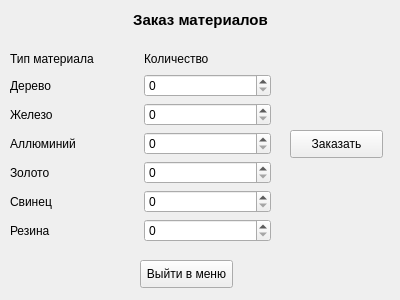
<?xml version="1.0" encoding="UTF-8"?>
<ui version="4.0">
 <class>ZakazWindow</class>
 <widget class="QWidget" name="ZakazWindow">
  <property name="geometry">
   <rect>
    <x>0</x>
    <y>0</y>
    <width>400</width>
    <height>300</height>
   </rect>
  </property>
  <property name="windowTitle">
   <string>Form</string>
  </property>
  <widget class="QLabel" name="label">
   <property name="geometry">
    <rect>
     <x>0</x>
     <y>0</y>
     <width>401</width>
     <height>41</height>
    </rect>
   </property>
   <property name="text">
    <string>&lt;html&gt;&lt;head/&gt;&lt;body&gt;&lt;p align=&quot;center&quot;&gt;&lt;span style=&quot; font-size:11pt; font-weight:600;&quot;&gt;Заказ материалов&lt;/span&gt;&lt;/p&gt;&lt;/body&gt;&lt;/html&gt;</string>
   </property>
  </widget>
  <widget class="QWidget" name="gridLayoutWidget">
   <property name="geometry">
    <rect>
     <x>10</x>
     <y>50</y>
     <width>261</width>
     <height>192</height>
    </rect>
   </property>
   <layout class="QGridLayout" name="gridLayout">
    <item row="1" column="0">
     <widget class="QLabel" name="label_2">
      <property name="text">
       <string>Дерево</string>
      </property>
     </widget>
    </item>
    <item row="4" column="0">
     <widget class="QLabel" name="label_5">
      <property name="text">
       <string>Золото</string>
      </property>
     </widget>
    </item>
    <item row="5" column="1">
     <widget class="QSpinBox" name="plumzakaz">
      <property name="maximum">
       <number>99999</number>
      </property>
     </widget>
    </item>
    <item row="4" column="1">
     <widget class="QSpinBox" name="goldzakaz">
      <property name="maximum">
       <number>99999</number>
      </property>
     </widget>
    </item>
    <item row="2" column="0">
     <widget class="QLabel" name="label_3">
      <property name="text">
       <string>Железо</string>
      </property>
     </widget>
    </item>
    <item row="3" column="1">
     <widget class="QSpinBox" name="alumzakaz">
      <property name="maximum">
       <number>99999</number>
      </property>
     </widget>
    </item>
    <item row="1" column="1">
     <widget class="QSpinBox" name="woodzakaz">
      <property name="maximum">
       <number>99999</number>
      </property>
     </widget>
    </item>
    <item row="2" column="1">
     <widget class="QSpinBox" name="ironzakaz">
      <property name="maximum">
       <number>99999</number>
      </property>
     </widget>
    </item>
    <item row="6" column="1">
     <widget class="QSpinBox" name="rezzakaz">
      <property name="maximum">
       <number>99999</number>
      </property>
     </widget>
    </item>
    <item row="5" column="0">
     <widget class="QLabel" name="label_6">
      <property name="text">
       <string>Свинец</string>
      </property>
     </widget>
    </item>
    <item row="6" column="0">
     <widget class="QLabel" name="label_7">
      <property name="text">
       <string>Резина</string>
      </property>
     </widget>
    </item>
    <item row="3" column="0">
     <widget class="QLabel" name="label_4">
      <property name="text">
       <string>Аллюминий</string>
      </property>
     </widget>
    </item>
    <item row="0" column="0">
     <widget class="QLabel" name="label_8">
      <property name="text">
       <string>Тип материала</string>
      </property>
     </widget>
    </item>
    <item row="0" column="1">
     <widget class="QLabel" name="label_9">
      <property name="text">
       <string>Количество</string>
      </property>
     </widget>
    </item>
   </layout>
  </widget>
  <widget class="QPushButton" name="zakazat">
   <property name="geometry">
    <rect>
     <x>290</x>
     <y>130</y>
     <width>93</width>
     <height>28</height>
    </rect>
   </property>
   <property name="text">
    <string>Заказать</string>
   </property>
  </widget>
  <widget class="QPushButton" name="menuButtonZakaz">
   <property name="geometry">
    <rect>
     <x>140</x>
     <y>260</y>
     <width>93</width>
     <height>28</height>
    </rect>
   </property>
   <property name="text">
    <string>Выйти в меню</string>
   </property>
  </widget>
 </widget>
 <resources/>
 <connections/>
</ui>
